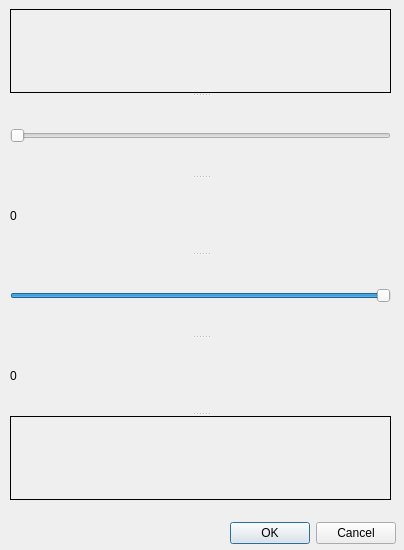
<?xml version="1.0" encoding="UTF-8"?>
<ui version="4.0">
 <class>DialogSegmentacao</class>
 <widget class="QDialog" name="DialogSegmentacao">
  <property name="geometry">
   <rect>
    <x>0</x>
    <y>0</y>
    <width>404</width>
    <height>550</height>
   </rect>
  </property>
  <property name="windowTitle">
   <string>Dialog</string>
  </property>
  <widget class="QDialogButtonBox" name="buttonBox">
   <property name="geometry">
    <rect>
     <x>220</x>
     <y>520</y>
     <width>176</width>
     <height>27</height>
    </rect>
   </property>
   <property name="orientation">
    <enum>Qt::Horizontal</enum>
   </property>
   <property name="standardButtons">
    <set>QDialogButtonBox::Cancel|QDialogButtonBox::Ok</set>
   </property>
  </widget>
  <widget class="QSplitter" name="splitter">
   <property name="geometry">
    <rect>
     <x>10</x>
     <y>9</y>
     <width>381</width>
     <height>491</height>
    </rect>
   </property>
   <property name="orientation">
    <enum>Qt::Vertical</enum>
   </property>
   <widget class="QLabel" name="labelHistograma">
    <property name="frameShape">
     <enum>QFrame::Box</enum>
    </property>
    <property name="frameShadow">
     <enum>QFrame::Plain</enum>
    </property>
    <property name="text">
     <string/>
    </property>
    <property name="scaledContents">
     <bool>true</bool>
    </property>
   </widget>
   <widget class="QSlider" name="horizontalSliderSegmentacao">
    <property name="maximum">
     <number>255</number>
    </property>
    <property name="orientation">
     <enum>Qt::Horizontal</enum>
    </property>
   </widget>
   <widget class="QLabel" name="labelValorSelecionado">
    <property name="text">
     <string>0</string>
    </property>
   </widget>
   <widget class="QSlider" name="horizontalSlider2">
    <property name="maximum">
     <number>255</number>
    </property>
    <property name="value">
     <number>255</number>
    </property>
    <property name="orientation">
     <enum>Qt::Horizontal</enum>
    </property>
   </widget>
   <widget class="QLabel" name="labelValorSelecionado_2">
    <property name="text">
     <string>0</string>
    </property>
   </widget>
   <widget class="QLabel" name="labelPrevia">
    <property name="frameShape">
     <enum>QFrame::Box</enum>
    </property>
    <property name="text">
     <string/>
    </property>
    <property name="scaledContents">
     <bool>true</bool>
    </property>
   </widget>
  </widget>
 </widget>
 <resources/>
 <connections>
  <connection>
   <sender>buttonBox</sender>
   <signal>accepted()</signal>
   <receiver>DialogSegmentacao</receiver>
   <slot>accept()</slot>
   <hints>
    <hint type="sourcelabel">
     <x>248</x>
     <y>450</y>
    </hint>
    <hint type="destinationlabel">
     <x>157</x>
     <y>274</y>
    </hint>
   </hints>
  </connection>
  <connection>
   <sender>buttonBox</sender>
   <signal>rejected()</signal>
   <receiver>DialogSegmentacao</receiver>
   <slot>reject()</slot>
   <hints>
    <hint type="sourcelabel">
     <x>316</x>
     <y>450</y>
    </hint>
    <hint type="destinationlabel">
     <x>286</x>
     <y>274</y>
    </hint>
   </hints>
  </connection>
 </connections>
</ui>
